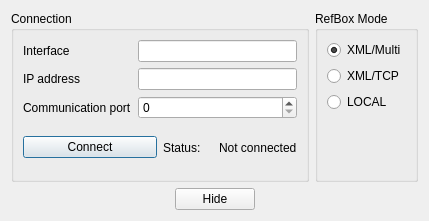
<?xml version="1.0" encoding="UTF-8"?>
<ui version="4.0">
 <class>RefBoxCommunication</class>
 <widget class="QDialog" name="RefBoxCommunication">
  <property name="geometry">
   <rect>
    <x>0</x>
    <y>0</y>
    <width>429</width>
    <height>221</height>
   </rect>
  </property>
  <property name="windowTitle">
   <string>Ref Box Details</string>
  </property>
  <layout class="QVBoxLayout" name="verticalLayout_2">
   <item>
    <layout class="QHBoxLayout" name="horizontalLayout_2">
     <item>
      <widget class="QGroupBox" name="groupBox">
       <property name="locale">
        <locale language="English" country="UnitedKingdom"/>
       </property>
       <property name="title">
        <string>Connection</string>
       </property>
       <layout class="QVBoxLayout">
        <property name="spacing">
         <number>6</number>
        </property>
        <property name="leftMargin">
         <number>9</number>
        </property>
        <property name="topMargin">
         <number>9</number>
        </property>
        <property name="rightMargin">
         <number>9</number>
        </property>
        <property name="bottomMargin">
         <number>9</number>
        </property>
        <item>
         <layout class="QGridLayout">
          <property name="leftMargin">
           <number>0</number>
          </property>
          <property name="topMargin">
           <number>0</number>
          </property>
          <property name="rightMargin">
           <number>0</number>
          </property>
          <property name="bottomMargin">
           <number>0</number>
          </property>
          <property name="spacing">
           <number>6</number>
          </property>
          <item row="0" column="0">
           <widget class="QLabel" name="Interface_lb">
            <property name="text">
             <string>Interface</string>
            </property>
           </widget>
          </item>
          <item row="0" column="1">
           <widget class="QLineEdit" name="Interface_val">
            <property name="focusPolicy">
             <enum>Qt::StrongFocus</enum>
            </property>
           </widget>
          </item>
          <item row="1" column="0">
           <widget class="QLabel" name="DestHost_lb">
            <property name="text">
             <string>IP address</string>
            </property>
           </widget>
          </item>
          <item row="1" column="1">
           <widget class="QLineEdit" name="DestHost_val">
            <property name="focusPolicy">
             <enum>Qt::StrongFocus</enum>
            </property>
           </widget>
          </item>
          <item row="2" column="0">
           <widget class="QLabel" name="DestPort_lb">
            <property name="text">
             <string>Communication port</string>
            </property>
           </widget>
          </item>
          <item row="2" column="1">
           <widget class="QSpinBox" name="DestPort_val">
            <property name="maximum">
             <number>32767</number>
            </property>
           </widget>
          </item>
         </layout>
        </item>
        <item>
         <layout class="QHBoxLayout">
          <property name="spacing">
           <number>6</number>
          </property>
          <property name="leftMargin">
           <number>0</number>
          </property>
          <property name="topMargin">
           <number>0</number>
          </property>
          <property name="rightMargin">
           <number>0</number>
          </property>
          <property name="bottomMargin">
           <number>0</number>
          </property>
          <item>
           <widget class="QPushButton" name="Connect_btn">
            <property name="focusPolicy">
             <enum>Qt::StrongFocus</enum>
            </property>
            <property name="locale">
             <locale language="English" country="UnitedKingdom"/>
            </property>
            <property name="text">
             <string>Connect</string>
            </property>
            <property name="checkable">
             <bool>true</bool>
            </property>
           </widget>
          </item>
          <item>
           <layout class="QHBoxLayout">
            <property name="spacing">
             <number>6</number>
            </property>
            <property name="leftMargin">
             <number>0</number>
            </property>
            <property name="topMargin">
             <number>0</number>
            </property>
            <property name="rightMargin">
             <number>0</number>
            </property>
            <property name="bottomMargin">
             <number>0</number>
            </property>
            <item>
             <widget class="QLabel" name="Status_lb">
              <property name="text">
               <string>Status:</string>
              </property>
             </widget>
            </item>
            <item>
             <widget class="QLabel" name="Status_val">
              <property name="text">
               <string>Not connected</string>
              </property>
             </widget>
            </item>
           </layout>
          </item>
         </layout>
        </item>
       </layout>
      </widget>
     </item>
     <item>
      <widget class="QGroupBox" name="groupBox_2">
       <property name="locale">
        <locale language="English" country="UnitedKingdom"/>
       </property>
       <property name="title">
        <string>RefBox Mode</string>
       </property>
       <layout class="QVBoxLayout">
        <property name="spacing">
         <number>6</number>
        </property>
        <property name="leftMargin">
         <number>9</number>
        </property>
        <property name="topMargin">
         <number>9</number>
        </property>
        <property name="rightMargin">
         <number>9</number>
        </property>
        <property name="bottomMargin">
         <number>9</number>
        </property>
        <item>
         <widget class="QRadioButton" name="RefBox_Multicast_XML_btn">
          <property name="text">
           <string>XML/Multi</string>
          </property>
          <property name="checked">
           <bool>true</bool>
          </property>
         </widget>
        </item>
        <item>
         <widget class="QRadioButton" name="RefBox_TCP_XML_btn">
          <property name="text">
           <string>XML/TCP</string>
          </property>
          <property name="checked">
           <bool>false</bool>
          </property>
         </widget>
        </item>
        <item>
         <widget class="QRadioButton" name="RefBox_Local_btn">
          <property name="text">
           <string>LOCAL</string>
          </property>
          <property name="checked">
           <bool>false</bool>
          </property>
         </widget>
        </item>
        <item>
         <spacer>
          <property name="orientation">
           <enum>Qt::Vertical</enum>
          </property>
          <property name="sizeHint" stdset="0">
           <size>
            <width>20</width>
            <height>40</height>
           </size>
          </property>
         </spacer>
        </item>
       </layout>
      </widget>
     </item>
    </layout>
   </item>
   <item>
    <layout class="QHBoxLayout">
     <property name="spacing">
      <number>6</number>
     </property>
     <property name="leftMargin">
      <number>0</number>
     </property>
     <property name="topMargin">
      <number>0</number>
     </property>
     <property name="rightMargin">
      <number>0</number>
     </property>
     <property name="bottomMargin">
      <number>0</number>
     </property>
     <item>
      <spacer>
       <property name="orientation">
        <enum>Qt::Horizontal</enum>
       </property>
       <property name="sizeHint" stdset="0">
        <size>
         <width>40</width>
         <height>20</height>
        </size>
       </property>
      </spacer>
     </item>
     <item>
      <widget class="QPushButton" name="Close_btn">
       <property name="focusPolicy">
        <enum>Qt::NoFocus</enum>
       </property>
       <property name="text">
        <string>Hide</string>
       </property>
      </widget>
     </item>
     <item>
      <spacer>
       <property name="orientation">
        <enum>Qt::Horizontal</enum>
       </property>
       <property name="sizeHint" stdset="0">
        <size>
         <width>40</width>
         <height>20</height>
        </size>
       </property>
      </spacer>
     </item>
    </layout>
   </item>
  </layout>
 </widget>
 <resources/>
 <connections>
  <connection>
   <sender>Close_btn</sender>
   <signal>clicked()</signal>
   <receiver>RefBoxCommunication</receiver>
   <slot>close()</slot>
   <hints>
    <hint type="sourcelabel">
     <x>449</x>
     <y>320</y>
    </hint>
    <hint type="destinationlabel">
     <x>96</x>
     <y>254</y>
    </hint>
   </hints>
  </connection>
 </connections>
</ui>
